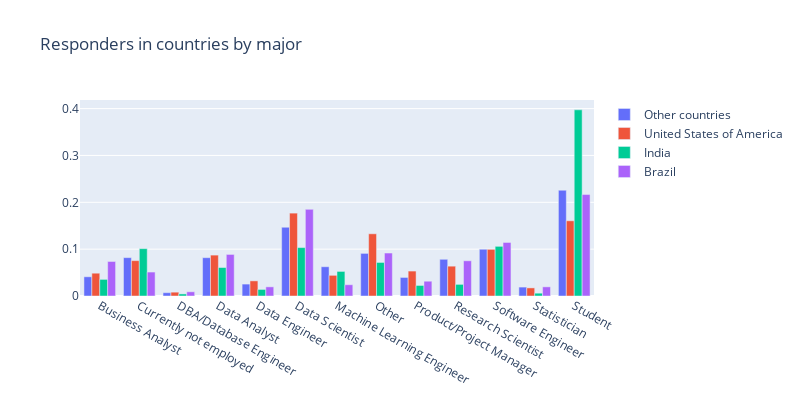

Notebook code cell kept with this figure:
### Markdown cell above
**Major**

### Code cell
def plot_country_one_var(var='', title_name=''):
    data = []
    for j, c in enumerate(df_1['Q3'].unique()):
        grouped = df_1.loc[df_1['Q3'] == c,
                                var].value_counts().sort_index()
        grouped = grouped / grouped.sum()
        if var == 'Q24':
            map_dict = {'0-10,000': 0,
                        '10-20,000': 1,
                        '100-125,000': 10,
                        '125-150,000': 11,
                        '150-200,000': 12,
                        '20-30,000': 2,
                        '200-250,000': 13,
                        '250-300,000': 14,
                        '30-40,000': 3,
                        '300-400,000': 15,
                        '40-50,000': 4,
                        '400-500,000': 16,
                        '50-60,000': 5,
                        '60-70,000': 6,
                        '70-80,000': 7,
                        '80-90,000': 8,
                        '90-100,000': 9,
                        '500,000+': 17,
                        'I do not wish to disclose my approximate yearly compensation': 18}
            grouped = grouped.reset_index()
            grouped.columns = ['salary', 'counts']
            grouped['sorting'] = grouped['salary'].apply(lambda x: map_dict[x])
            grouped = grouped.sort_values('sorting', ascending=True)
            trace = go.Bar(
                x=grouped['salary'],
                y=grouped['counts'],
                name=c,
                marker=dict(color=j),
                showlegend=True
            )
            data.append(trace)
        elif var == 'Q6':
            map_dict = {'I have never written code but I want to learn': 8,
                        '5-10 years': 3,
                        '3-5 years': 2,
                        '< 1 year': 0,
                        '1-2 years': 1,
                        '10-20 years': 4,
                        '20-30 years': 5,
                        '30-40 years': 6,
                        'I have never written code and I do not want to learn': 9,
                        '40+ years': 7}
            grouped = grouped.reset_index()
            grouped.columns = ['salary', 'counts']
            grouped['sorting'] = grouped['salary'].apply(lambda x: map_dict[x])
            grouped = grouped.sort_values('sorting', ascending=True)
            trace = go.Bar(
                x=grouped['salary'],
                y=grouped['counts'],
                name=c,
                marker=dict(color=j),
                showlegend=True
            )
            data.append(trace)
        else:
            trace = go.Bar(
                x=grouped.index,
                y=grouped.values,
                name=c,
                marker=dict(color=j),
                showlegend=True
            )
            data.append(trace)    
    fig = go.Figure(data=data)
    fig['layout'].update(height=400, width=800, title=f'Responders in countries by {title_name}', barmode='group');
    return fig

fig = plot_country_one_var(var='Q5', title_name='major')
iplot(fig);

### Figure 1 — Plotly figure (JSON) as saved in the notebook; plotly's stock layout.template omitted (floating-point values rounded to 4 significant figures)
{"data": [{"marker": {"color": 0}, "name": "Other countries", "showlegend": true, "type": "bar", "x": ["Business Analyst", "Currently not employed", "DBA/Database Engineer", "Data Analyst", "Data Engineer", "Data Scientist", "Machine Learning Engineer", "Other", "Product/Project Manager", "Research Scientist", "Software Engineer", "Statistician", "Student"], "y": [0.04103, 0.08188, 0.007055, 0.08179, 0.02544, 0.1468, 0.06248, 0.09098, 0.03964, 0.07835, 0.0998, 0.01903, 0.2258]}, {"marker": {"color": 1}, "name": "United States of America", "showlegend": true, "type": "bar", "x": ["Business Analyst", "Currently not employed", "DBA/Database Engineer", "Data Analyst", "Data Engineer", "Data Scientist", "Machine Learning Engineer", "Other", "Product/Project Manager", "Research Scientist", "Software Engineer", "Statistician", "Student"], "y": [0.04866, 0.07549, 0.008186, 0.08731, 0.03229, 0.1769, 0.04411, 0.1328, 0.05321, 0.06367, 0.09959, 0.01728, 0.1605]}, {"marker": {"color": 2}, "name": "India", "showlegend": true, "type": "bar", "x": ["Business Analyst", "Currently not employed", "DBA/Database Engineer", "Data Analyst", "Data Engineer", "Data Scientist", "Machine Learning Engineer", "Other", "Product/Project Manager", "Research Scientist", "Software Engineer", "Statistician", "Student"], "y": [0.03545, 0.101, 0.004432, 0.0608, 0.014, 0.1034, 0.05247, 0.07162, 0.02251, 0.02482, 0.106, 0.006027, 0.3974]}, {"marker": {"color": 3}, "name": "Brazil", "showlegend": true, "type": "bar", "x": ["Business Analyst", "Currently not employed", "DBA/Database Engineer", "Data Analyst", "Data Engineer", "Data Scientist", "Machine Learning Engineer", "Other", "Product/Project Manager", "Research Scientist", "Software Engineer", "Statistician", "Student"], "y": [0.07368, 0.05113, 0.009023, 0.08872, 0.01955, 0.185, 0.02406, 0.09173, 0.03158, 0.07519, 0.1143, 0.01955, 0.2165]}], "layout": {"barmode": "group", "height": 400, "title": {"text": "Responders in countries by major"}, "width": 800}}
